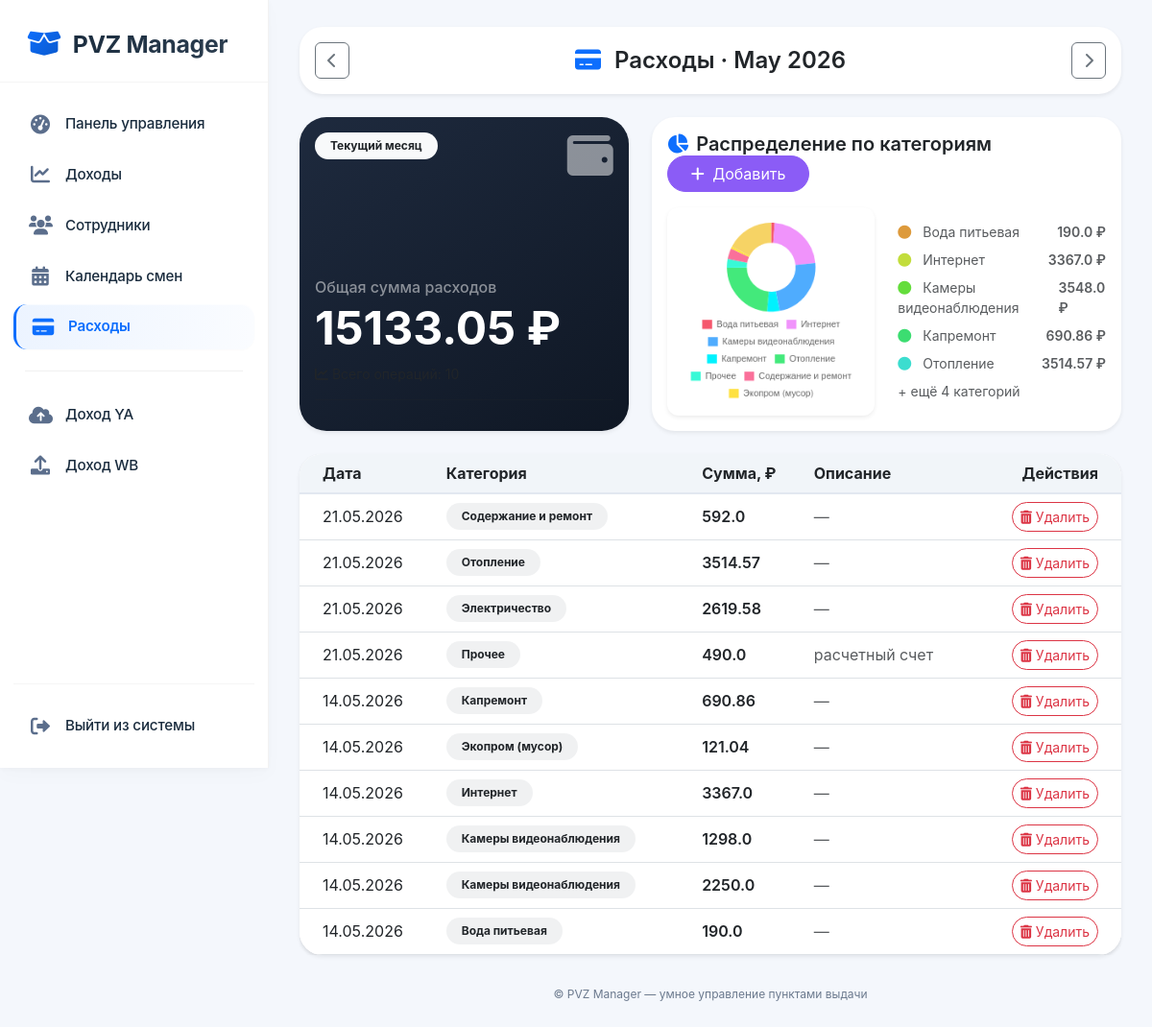
The app's page /expenses (signed in) with its own data.
### models.py (models this page shows)
class Expense(db.Model):
    id = db.Column(db.Integer, primary_key=True)
    category = db.Column(db.String(50), nullable=False)
    amount = db.Column(db.Float, nullable=False)
    date = db.Column(db.Date, nullable=False, default=date.today)
    description = db.Column(db.String(200))
    created_at = db.Column(db.DateTime, default=datetime.utcnow)
    @staticmethod
    def get_categories():
        return [
            'Интернет',
            'Электричество',
            'Вода',
            'Отопление',
            'Экопром (мусор)',
            'Содержание и ремонт',
            'Капремонт',
            'Охрана',
            'Камеры видеонаблюдения',
            'Вода питьевая',
            'Канцелярия',
            'Хозтовары',
            'Прочее'
        ]

### app.py (the view)
@app.route("/expenses")
@login_required
def expenses_page():
    year = request.args.get('year', type=int)
    month = request.args.get('month', type=int)
    today = datetime.today()
    if not year:
        year = today.year
    if not month:
        month = today.month
    if month == 1:
        prev_year, prev_month = year - 1, 12
    else:
        prev_year, prev_month = year, month - 1
    if month == 12:
        next_year, next_month = year + 1, 1
    else:
        next_year, next_month = year, month + 1
    start_date = date(year, month, 1)
    if month == 12:
        end_date = date(year+1, 1, 1)
    else:
        end_date = date(year, month+1, 1)
    expenses = Expense.query.filter(Expense.date >= start_date, Expense.date < end_date).order_by(Expense.date.desc()).all()
    category_totals = db.session.query(Expense.category, func.sum(Expense.amount)).filter(
        Expense.date >= start_date, Expense.date < end_date
    ).group_by(Expense.category).all()
    categories = [cat for cat, _ in category_totals]
    amounts = [amt for _, amt in category_totals]
    total_expenses = sum(e.amount for e in expenses)
    expense_categories = Expense.get_categories()
    return render_template('expenses.html',
                           year=year, month=month,
                           prev_year=prev_year, prev_month=prev_month,
                           next_year=next_year, next_month=next_month,
                           month_name=cal.month_name[month],
                           expenses=expenses,
                           total_expenses=total_expenses,
                           category_totals=category_totals,
                           categories=categories,
                           amounts=amounts,
                           expense_categories=expense_categories)  # ← добавили

### app.py (called while the page is built)
@login_manager.user_loader
def load_user(user_id):
    return db.session.get(User, int(user_id))

@app.context_processor
def utility_processor():
    return {'now': datetime.now}

### templates/expenses.html (shortened to what this page needs)
{% extends "base.html" %}
{% block content %}
<div class="row mb-4">
    <div class="col-12">
        <div class="card border-0 shadow-sm" style="background: #ffffff; border-radius: 24px;">
            <div class="card-body">
                <div class="d-flex justify-content-between align-items-center flex-wrap gap-2">
                    <a href="{{ url_for('expenses_page', year=prev_year, month=prev_month) }}" class="btn btn-outline-secondary">
                        <i class="fas fa-chevron-left"></i> {{ prev_month_name }}
                    </a>
                    <h2 class="h4 mb-0 fw-semibold">
                        <i class="fas fa-credit-card text-primary me-2"></i> Расходы · {{ month_name }} {{ year }}
                    </h2>
                    <a href="{{ url_for('expenses_page', year=next_year, month=next_month) }}" class="btn btn-outline-secondary">
                        {{ next_month_name }} <i class="fas fa-chevron-right"></i>
                    </a>
                </div>
            </div>
        </div>
    </div>
</div>
<div class="row g-4 mb-4">
    <div class="col-md-5">
        <div class="card border-0 shadow-sm h-100" style="background: linear-gradient(145deg, #1e2a3e 0%, #0f1724 100%); border-radius: 28px;">
            <div class="card-body d-flex flex-column">
                <div class="d-flex justify-content-between align-items-start mb-3">
                    <span class="badge bg-light text-dark px-3 py-2 rounded-pill">Текущий месяц</span>
                    <i class="fas fa-wallet fa-3x text-white-50"></i>
                </div>
                <div class="mt-auto">
                    <h6 class="text-white-50 mb-1">Общая сумма расходов</h6>
                    <h2 class="display-5 fw-bold text-white mb-2">{{ total_expenses|round(2) }} ₽</h2>
                    <p class="text-white-70 small mb-0">
                        <i class="fas fa-chart-line"></i>
                    </p>
                    <hr class="my-3 bg-white-50">
                </div>
            </div>
        </div>
    </div>
    <div class="col-md-7">
        <div class="card border-0 shadow-sm h-100" style="border-radius: 24px;">
            <div class="card-body">
                <div class="d-flex justify-content-between align-items-center flex-wrap mb-3">
                    <h5 class="card-title mb-0 fw-semibold">
                        <i class="fas fa-chart-pie text-primary me-2"></i>Распределение по категориям
                    </h5>
                    <button type="button" class="btn btn-primary rounded-pill px-4" data-bs-toggle="modal" data-bs-target="#addExpenseModal">
                        <i class="fas fa-plus me-1"></i> Добавить
                    </button>
                </div>
                <div class="row align-items-center">
                    <div class="col-md-6">
                        <canvas id="expenseChart" height="200"></canvas>
                    </div>
                    <div class="col-md-6">
                        {% if categories %}
                        <div class="small text-muted">
                            <ul class="list-unstyled mb-0">
                                {% for cat, amt in category_totals[:5] %}
                                <li class="mb-2 d-flex justify-content-between">
                                    <span><i class="fas fa-circle me-2" style="color: hsl({{ loop.index * 35 }}, 70%, 55%);"></i> {{ cat }}</span>
                                    <span class="fw-semibold">{{ amt|round(2) }} ₽</span>
                                </li>
                                {% endfor %}
                                {% if category_totals|length > 5 %}
                                <li class="text-muted mt-1">+ ещё {{ category_totals|length - 5 }} категорий</li>
                                {% endif %}
                            </ul>
                        </div>
                        {% else %}
                        <p class="text-muted mb-0">Нет данных для диаграммы</p>
                        {% endif %}
                    </div>
                </div>
            </div>
        </div>
    </div>
</div>
<div class="row">
    <div class="col-12">
        <div class="card border-0 shadow-sm" style="border-radius: 24px;">
            <div class="card-body p-0">
                <div class="table-responsive">
                    <table class="table table-hover align-middle mb-0" style="border-radius: 24px; overflow: hidden;">
                        <thead class="bg-light">
                            <tr>
                                <th class="ps-4">Дата</th>
                                <th>Категория</th>
                                <th>Сумма, ₽</th>
                                <th>Описание</th>
                                <th class="text-end pe-4">Действия</th>
                            </tr>
                        </thead>
                        <tbody>
                            {% for exp in expenses %}
                            <tr>
                                <td class="ps-4 text-nowrap">{{ exp.date.strftime('%d.%m.%Y') }}</td>
                                <td><span class="badge bg-secondary bg-opacity-10 text-dark px-3 py-2 rounded-pill">{{ exp.category }}</span></td>
                                <td class="fw-semibold">{{ exp.amount|round(2) }}</td>
                                <td class="text-muted">{{ exp.description or '—' }}</td>
                                <td class="text-end pe-4">
                                    <a href="{{ url_for('delete_expense', id=exp.id) }}" class="btn btn-sm btn-outline-danger rounded-pill" onclick="return confirm('Удалить расход?')">
                                        <i class="fas fa-trash-alt"></i> Удалить
                                    </a>
                                </td>
                            </tr>
                            {% endfor %}
                        </tbody>
                    </table>
                </div>
            </div>
        </div>
    </div>
</div>
<script>
// Круговая диаграмма расходов
const categories = {{ categories|tojson }};
const amounts = {{ amounts|tojson }};
const ctx = document.getElementById('expenseChart').getContext('2d');
if (categories.length) {
    new Chart(ctx, {
        type: 'doughnut',  // более современный вид, чем pie
        data: {
            labels: categories,
            datasets: [{
                data: amounts,
                backgroundColor: ['#f5576c', '#f093fb', '#4facfe', '#00f2fe', '#43e97b', '#38f9d7', '#fa709a', '#fee140', '#f6d365', '#fda085', '#a18cd1', '#fbc2eb'],
                borderWidth: 0,
                hoverOffset: 8,
                cutout: '55%'
            }]
        },
        options: {
            responsive: true,
            maintainAspectRatio: true,
            plugins: {
                legend: { position: 'bottom', labels: { boxWidth: 12, font: { size: 11 } } },
                tooltip: { callbacks: { label: (ctx) => `${ctx.label}: ${ctx.raw.toFixed(2)} ₽` } }
            }
        }
    });
} else {
    document.getElementById('expenseChart').parentElement.innerHTML = '<div class="alert alert-light text-center">Нет данных для диаграммы</div>';
}
</script>
{% endblock %}

### static/css/style.css (style rules this page uses)
body { background-color: #f8f9fa; }
.card { border-radius: 0.75rem; border: none; box-shadow: 0 0.125rem 0.25rem rgba(0,0,0,.075); transition: transform 0.2s; }
.btn-primary { background-color: #8b5cf6; border-color: #8b5cf6; }
.table { background-color: white; border-radius: 0.75rem; overflow: hidden; box-shadow: 0 0.125rem 0.25rem rgba(0,0,0,.075); }
.table thead th { background-color: #f1f5f9; border-bottom: 2px solid #e2e8f0; }
canvas { max-width: 100%; height: auto; background: white; border-radius: 0.75rem; padding: 1rem; box-shadow: 0 0.125rem 0.25rem rgba(0,0,0,.075); }

### templates/base.html (style rules this page uses)
:root { --sidebar-width: 280px; --sidebar-bg: #ffffff; --sidebar-border: 1px solid rgba(0, 0, 0, 0.05); --sidebar-text: #1a2c3e; --sidebar-icon: #5b6e8c; --sidebar-active-bg: linear-gradient(95deg, rgba(13,110,253,0.08) 0%, rgba(13,110,253,0.02) 100%); --sidebar-active-border: #0d6efd; --sidebar-hover-bg: #f8fafc; --main-bg: #f4f7fc; --card-radius: 20px; --shadow-sm: 0 8px 20px rgba(0,0,0,0.02), 0 2px 6px rgba(0,0,0,0.03); --shadow-md: 0 12px 28px rgba(0,0,0,0.04), 0 0 1px rgba(0,0,0,0.05); }
* { margin: 0; padding: 0; box-sizing: border-box; }
body { background: var(--main-bg); font-family: 'Inter', system-ui, -apple-system, 'Segoe UI', Roboto, Helvetica, sans-serif; overflow-x: hidden; color: #1a2c3e; }

### records on screen
Expense: category "Вода питьевая", amount "190.0", date "14.05.2026", description "—"
Expense: category "Отопление", amount "3514.57", date "21.05.2026", description "—"
Expense: date "21.05.2026", category "Содержание и ремонт", amount "592.0", description "—"
Expense: date "21.05.2026", category "Электричество", amount "2619.58", description "—"
Expense: date "21.05.2026", category "Прочее", amount "490.0", description "расчетный счет"
Expense: date "14.05.2026", category "Капремонт", amount "690.86", description "—"
Expense: date "14.05.2026", category "Экопром (мусор)", amount "121.04", description "—"
Expense: date "14.05.2026", category "Интернет", amount "3367.0", description "—"
Expense: date "14.05.2026", category "Камеры видеонаблюдения", amount "1298.0", description "—"
Expense: date "14.05.2026", category "Камеры видеонаблюдения", amount "2250.0", description "—"

### other values on screen
{{ month_name }} "May"
{{ year }} "2026"
{{ total_expenses|round(2) }} "15133.05"
{{ cat }} "Интернет" "Камеры видеонаблюдения" "Капремонт"
{{ amt|round(2) }} "3367.0" "3548.0" "690.86"
{{ category_totals|length - 5 }} "4"
chart data {{ amounts|tojson }} [190.0, 3367.0, 3548.0, 690.86, 3514.57, 490.0, 592.0, 121.04, 2619.58]
